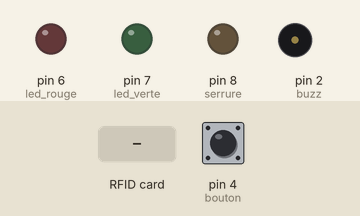
The sketch below on a simulated Arduino Uno, built with avr-gcc and run on an emulated ATmega328P. Parts: output pins drawn as LEDs (lit = HIGH), buzzer (waves = sounding). Dashed ring = blinking. Inputs (shaded band) come from the test bench; at power-on: pin 4 (bouton) HIGH. EEPROM starts erased; pins used as bus, display or sensor lines are not drawn.

Above: at 1.7 s.
1.8 s: RFID card 5E 7A 19 C4 held to the reader
At 2.7 s:
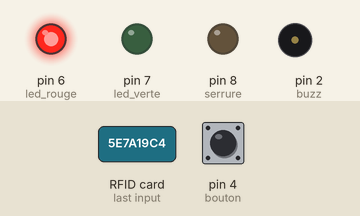
4.4 s: pin 4 (bouton) pulled LOW for 0.15 s
At 5.5 s:
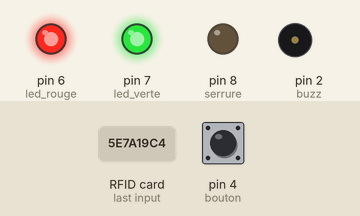
6.1 s: RFID card 5E 7A 19 C4 held to the reader
At 7.02 s:
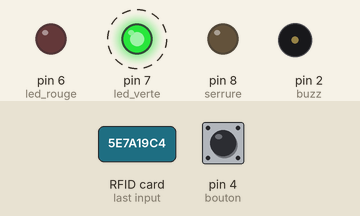
9.1 s: pin 4 (bouton) pulled LOW for 1 s
At 11.4 s:
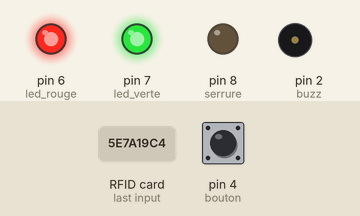
11.7 s: pin 4 (bouton) pulled LOW for 3.2 s
At 12.9 s:
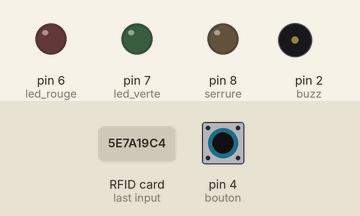
Timing chart, 0 to 14.7 s (numbered marks = the images above; inputs shaded):
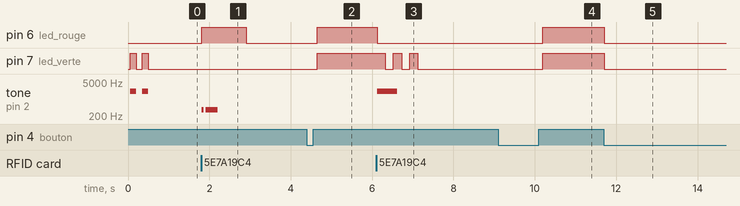

Measured:
- after the input at 1.8 s, pin 6 (led_rouge): LOW → HIGH at once, → LOW 1.1 s later; tone on pin 2 (buzz): silent → 370 Hz at once, → silent 0.05 s later, → 370 Hz 0.05 s later, → silent 0.30 s later
- after the input at 4.4 s, pin 6 (led_rouge), pin 7 (led_verte): LOW → HIGH after 0.25 s
- after the input at 6.1 s, pin 6 (led_rouge): HIGH → LOW at once; pin 7 (led_verte): alternates HIGH for 0.20 s and LOW for 0.20 s, 5 changes in all, then stays LOW, starting after 0.22 s; tone on pin 2 (buzz): silent → 2093 Hz at once, → silent 0.50 s later
- after the input at 9.1 s, pin 6 (led_rouge), pin 7 (led_verte): LOW → HIGH after 1.1 s
- after the input at 11.7 s, pin 6 (led_rouge), pin 7 (led_verte): HIGH → LOW at once

The sketch:

RFID.ino
```cpp
#include <SPI.h>
#include <RFID.h>
#include <EEPROM.h>

#define SS_PIN 10 //SS=SDA, 53 imposé pour Mega, puis SCK 52, MOSI 51, MISO 50
                   // Arduino Uno: RST: 9, SS (SDA): 10, MOSI: 11, MISO: 12, SCK: 13
                   // Arduino Nano: RST: D9, SS (SDA): D10, MOSI: D11, MISO: D12, SCK: D13
#define RST_PIN 9 //le pin qu'on veut pour RST

byte led_rouge = 6, led_verte = 7, bouton = 4, serrure = 8, buzz = 2;
byte cur_badge[5]; //current badge, liste des 5 octets du badge que l'on lit

RFID rfid(SS_PIN, RST_PIN);

void setup()
{
  Serial.begin(9600); //uniquement pour debug, arrête de faire pause pour lire mes conneries
  SPI.begin();
  rfid.init();
  pinMode(led_rouge,OUTPUT);
  pinMode(led_verte,OUTPUT);
  pinMode(bouton, INPUT_PULLUP);
  pinMode(serrure, OUTPUT);
  pinMode(buzz, OUTPUT);

  if( !digitalRead(bouton))// à l'appui du bouton au moment du démarrage, effaçage de la mémoire
  {
    for (int n=0; n<1024; n++) //lancer ces deux lignes pour effacer totalement la mémoire
        EEPROM.write(n,0);

  digitalWrite(led_rouge,1);
  digitalWrite(led_verte,1);
  tone(buzz,2093,1000);
  delay(1000);
  digitalWrite(led_rouge,0);
  digitalWrite(led_verte,0);
  }
  else //bip normal d'allumage
  {
    digitalWrite(led_verte,1);
    tone(buzz,2093, 150); delay(150);
    digitalWrite(led_verte,0); delay(150);
    tone(buzz, 2093, 150); digitalWrite(led_verte,1); delay(150);
    digitalWrite(led_verte,0);
  }
}

void new_badge()
{
  // Enregistre un nouveau badge dans la mémoire EEPROM
  int start_mem = EEPROM.read(0)*5+1; //dans la première case mémoire, on stock le nombre de badge déjà sauvegardés,
                                  //et on calcule la case mémoire à partir de laquelle enregistrer le nouveau badgenb_badge
    for(byte n= 0; n<5; n++)
    {
      EEPROM.write(start_mem+n, cur_badge[n]);
    }
    EEPROM.write(0, EEPROM.read(0)+1);
}

bool compare_badge()
{
  //Compare le badge lu avec tous les badges enregistrés
  int nb_badge = EEPROM.read(0); //récupération du nombre de badges stockés en mémoire
  bool badgeOk = false; //0 si badge non correspondant, 1 si badge correspondant
  /*Serial.println("Badge actuel: ");
  Serial.println(cur_badge[0]);
  Serial.println(cur_badge[1]);
  Serial.println(cur_badge[2]);
  Serial.println(cur_badge[3]);
  Serial.println(cur_badge[4]);
  Serial.println("FIN BADGE ACTUEL");*/
  for(int n = 0; n<nb_badge; n++)
  {
  /*Serial.print("Badge memoire lu numero: "); Serial.println(n+1);
  Serial.println(EEPROM.read(n*5+1));
  Serial.println(EEPROM.read(n*5+2));
  Serial.println(EEPROM.read(n*5+3));
  Serial.println(EEPROM.read(n*5+4));
  Serial.println(EEPROM.read(n*5+5));
  Serial.println("FIN BADGE MEMOIRE LU");*/
    badgeOk = EEPROM.read(n*5+1)==cur_badge[0] && EEPROM.read(n*5+2)==cur_badge[1] && EEPROM.read(n*5+3)==cur_badge[2] && EEPROM.read(n*5+4)==cur_badge[3] && EEPROM.read(n*5+5)==cur_badge[4];
    if (badgeOk) return true;
  }
  return false;
}


void loop()
{
    if (rfid.isCard()) {
        if (rfid.readCardSerial())
            {
                for(byte n=0; n<5; n++)
                {
                cur_badge[n] = rfid.serNum[n]; //copie de la liste des 5 octets lus sur le badge dans la liste current badge (cur_badge))
                }
                /*Serial.println(rfid.serNum[0],DEC);
                Serial.println(rfid.serNum[1],DEC);
                Serial.println(rfid.serNum[2],DEC);
                Serial.println(rfid.serNum[3],DEC);
                Serial.println(rfid.serNum[4],DEC);*/

         if(compare_badge()) //si la comparaison du badge actuel avec un des badges mémoire est ok, alors on ouvre
         {
          digitalWrite(led_verte,1);
          tone(buzz,523,50);
          delay(50);
          tone(buzz, 783, 50);
          delay(50);
          tone(buzz, 1046, 50);
          delay(50);
          tone(buzz, 1568, 50);
          delay(50);
          tone(buzz, 2093, 70);
          delay(250);
          digitalWrite(serrure, 1);
          delay(3000);
          digitalWrite(led_verte,0);
          digitalWrite(serrure, 0);
         }
         else
         {
          digitalWrite(led_rouge, 1);
          tone(buzz,370,50);
          delay(100);
          tone(buzz, 370, 300);
          delay(1000);
          digitalWrite(led_rouge, 0);
         }
       }
    }


    if(!digitalRead(bouton)) //lors de l'appui du bouton pour enregistrer un nouveau badge
    {
       while(!digitalRead(bouton)) {} //anti rebond sur le bouton d'enregistrement de nouveau badge
       delay(100);

       digitalWrite(led_rouge, 1); digitalWrite(led_verte,1); //allumage des deux leds simultanément pour signaler que c'est OOOKAAAAAYYYYY et prêt

       while (!rfid.isCard() && digitalRead(bouton)) {} //on attend la lecture d'un badge, ou le rappui du bouton qui va annuler, car le if suivant ne sera pas vérifié

       if (rfid.readCardSerial())
       {
        for(byte n=0; n<5; n++)
            {cur_badge[n] = rfid.serNum[n];} //lecture du badge que l'on passe
        if(!compare_badge()) //si le badge n'est pas déjà enregistré, on enregistre le nouveau badge
            {
              new_badge();
              digitalWrite(led_rouge, 0);
              digitalWrite(led_verte, 1);
              tone(buzz, 2093, 500);
              delay(200);
              digitalWrite(led_verte, 0);
              delay(200);
              digitalWrite(led_verte, 1);
              delay(200);
              digitalWrite(led_verte, 0);
              delay(200);
              digitalWrite(led_verte, 1);
              delay(200);
              digitalWrite(led_verte, 0);
            }
          else //si le badge que l'on veut ajouter est déjà enregistré, du con, ça clignote rouge
          {
              digitalWrite(led_verte, 0);
              digitalWrite(led_rouge, 1);
              tone(buzz,370,500);
              delay(200);
              digitalWrite(led_rouge, 0);
              delay(200);
              digitalWrite(led_rouge, 1);
              delay(200);
              digitalWrite(led_rouge, 0);
              delay(200);
              digitalWrite(led_rouge, 1);
              delay(200);
              digitalWrite(led_rouge, 0);
          }
        }
      else
      {
         //si on rappuie sur le bouton, retour
        digitalWrite(led_rouge,0);
        digitalWrite(led_verte,0);
        while(!digitalRead(bouton)) {} //anti redéclenchement si on reste appuyé
        delay(500);
      }
     }
    rfid.halt();
}
```
